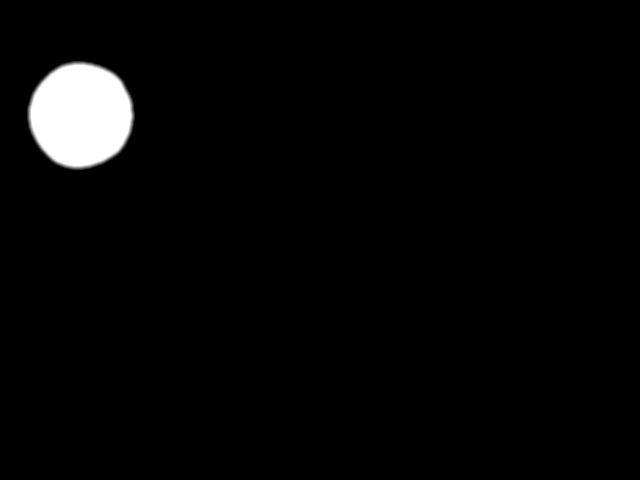
#> input picture adcs_test/ProcessingImages/found_0.png, 640 x 480 px, found by its file name
$ python houghCircles.py
#> lines starting #> are read from the running program, lines starting #| are printed output that depends on the picture; after the words box and inside, x2 and y2 are one past the last pixel; in counts of white or black regions, pixels touching at a corner belong together; long printed decimals are rounded
import numpy as np
import cv2
import sys

# Read in file
gimg = cv2.imread('/home/pi/hasp_temp/adcs_test/ProcessingImages/found_0.png')
#> gimg is the input picture: shape (480, 640, 3); min 0, max 255, mean 7.1

# Get dimensions
height, width, depth = gimg.shape
#> height = 480; width = 640; depth = 3
print ('Dims', height, width)
#| Dims 480 640

pixelDegreeX = width / 22.9 # pixels/degree
#> pixelDegreeX = 27.95
pixelDegreeY = height / 17.2
#> pixelDegreeY = 27.91
#Can be removed in future if monochromatic
gimg = cv2.cvtColor(gimg, cv2.COLOR_BGR2GRAY)
#> gimg: shape (480, 640)

# Find those circles!
circles = cv2.HoughCircles(gimg, cv2.HOUGH_GRADIENT, 1, 10,
                           param1=50,param2=25,minRadius=0,maxRadius=0)
#> circles = [[79.5, 115.5, 52]]

try:
    a, b, c = circles.shape
#> a = 1; b = 1; c = 3
except:
    print ('No circles found!!!')
    sys.exit()

print('circles.shape')
print(a,b,c)
#| 1 1 3
print('Found %d circles!' % b)
#| Found 1 circles!

''' Filter out circles that don't meet constraint '''

# Convert back to BGR so the markings are in color
gimg = cv2.cvtColor(gimg, cv2.COLOR_GRAY2BGR)

# Define important points
p11 = (int(width/2), 0)
#> p11 = (320, 0)
p12 = (int(width/2), height)
#> p12 = (320, 480)

p21 = (0, int(height/2))
#> p21 = (0, 240)
p22 = (width, int(height/2))
#> p22 = (640, 240)

# Center point and center lines
centerPt = (width/2, height/2)
cv2.line(gimg, p11,p12, (0,0,255), 1)
cv2.line(gimg, p21,p22, (0,0,255), 1)
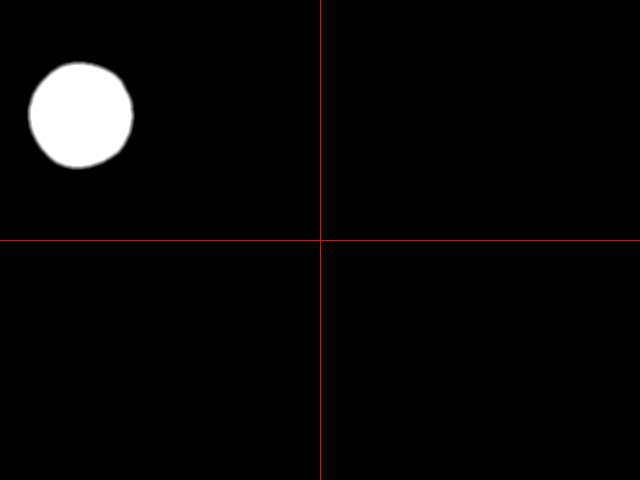
#> gimg: shape (480, 640, 3); mean B, G, R 7.1, 7.1, 8

# Get dimensions of number of found circles
rows, cols = circles[0,:].shape

# Draw the found circles
for i in range(b):
    cv2.circle(gimg, (circles[0][i][0], circles[0][i][1]), circles[0][i][2], (0, 255, 0), 2)
    cv2.circle(gimg, (circles[0][i][0], circles[0][i][1]), 2, (255,0,0), 3, cv2.LINE_AA)
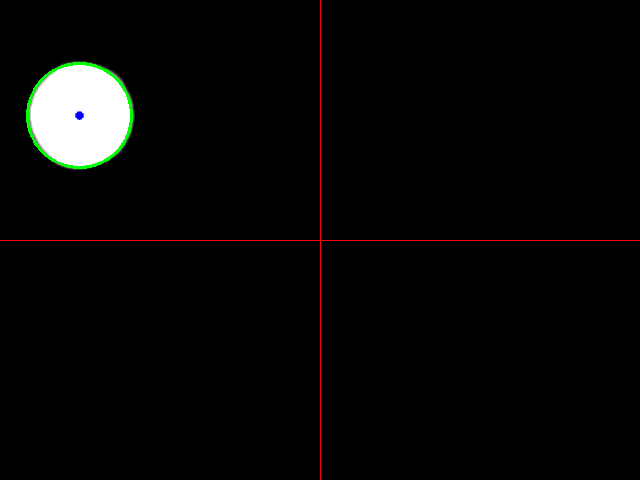
#> gimg: shape (480, 640, 3); 0.34% of pixels changed, all inside (x1, y1, x2, y2) = (26, 62, 133, 169)


print('CenterPtY: ', circles[0][0][1])
#| CenterPtY:  115.5
print('CenterPtX: ', circles[0][0][0])
#| CenterPtX:  79.5

deltaY = centerPt[1] - circles[0][0][1] # pixels
#> deltaY = 124.5
deltaX = centerPt[0] - circles[0][0][0]
#> deltaX = 240.5

print('XDist off, YDist off', deltaX, deltaY)
#| XDist off, YDist off 240.5 124.5

calDegY = deltaY / pixelDegreeY # degrees
#> calDegY = 4.46
calDegX = deltaX / pixelDegreeX
#> calDegX = 8.61
print('CalDegX: %f \t CalDegY: %f' % (calDegX, calDegY))
#| CalDegX: 8.605 	 CalDegY: 4.461

cv2.imshow("detected circles", gimg)
cv2.waitKey(0)

cv2.imwrite("testCal2.png", gimg)

$ run again, with adcs_test/ProcessingImages/found_10.png copied over adcs_test/ProcessingImages/found_0.png
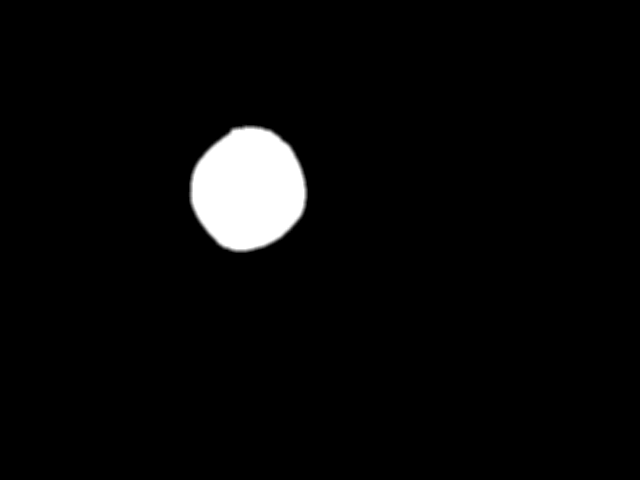
#> input picture adcs_test/ProcessingImages/found_10.png, 640 x 480 px, found by its file name
#> gimg is the input picture: shape (480, 640, 3); min 0, max 255, mean 9.1
#| Dims 480 640
#> circles = [[246.5, 190.5, 57.5], [234.5, 186.5, 68]]
#| 1 2 3
#| Found 2 circles!
#> `cv2.line(gimg, p21,p22, (0,0,255), 1)`:
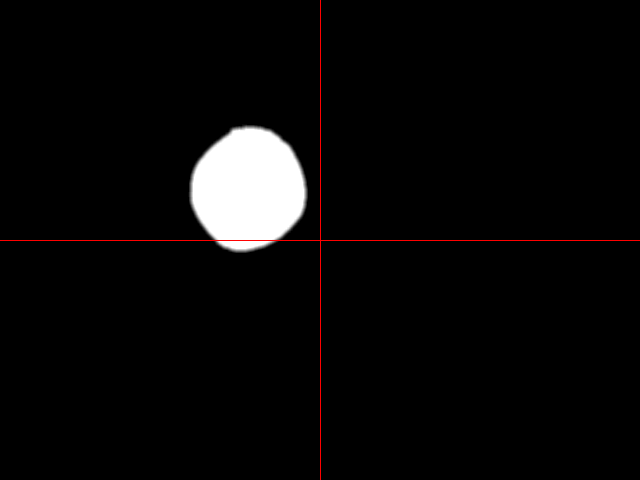
#> gimg: shape (480, 640, 3); mean B, G, R 9, 9, 9.9
#> after the loop `for i in range(b):`:
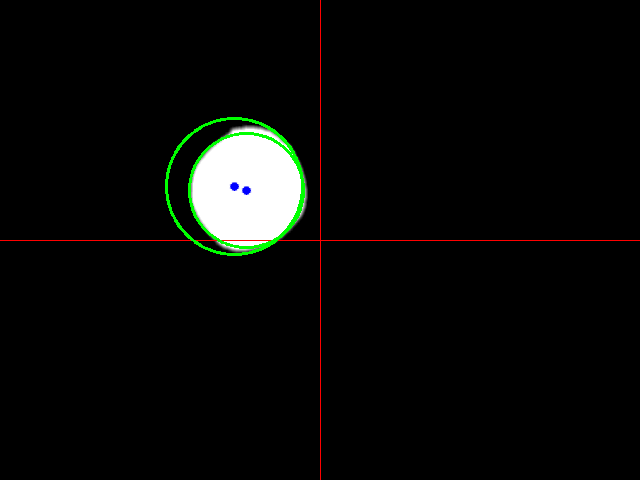
#> gimg: shape (480, 640, 3); 0.76% of pixels changed, all inside (x1, y1, x2, y2) = (165, 117, 305, 256)
#| CenterPtY:  190.5
#| CenterPtX:  246.5
#> deltaY = 49.5
#> deltaX = 73.5
#| XDist off, YDist off 73.5 49.5
#> calDegY = 1.77
#> calDegX = 2.63
#| CalDegX: 2.630 	 CalDegY: 1.774
